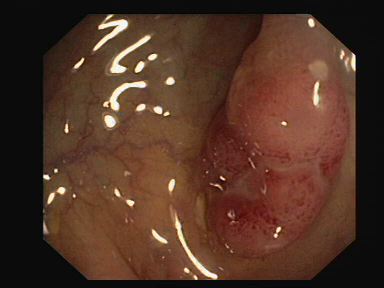
#> input picture unlabelled/img/114.png, 384 x 288 px; its folder holds only this picture in this run
$ python verify_all_masks.py
#> lines starting #> are read from the running program, lines starting #| are printed output that depends on the picture; after the words box and inside, x2 and y2 are one past the last pixel; in counts of white or black regions, pixels touching at a corner belong together
#verify_all_masks.py

import os
import cv2
import numpy as np

INPUT_DIR  = os.path.join("unlabelled", "img")
MASK_DIR   = os.path.join("unlabelled", "masks")
OUTPUT_DIR = os.path.join("unlabelled", "verification")

os.makedirs(OUTPUT_DIR, exist_ok=True)

images = sorted([f for f in os.listdir(INPUT_DIR) if f.endswith(".png")])
print(f"Generating verification images for {len(images)} images...")

for i, img_name in enumerate(images):
    image = cv2.imread(os.path.join(INPUT_DIR, img_name))
#> image is the input picture: shape (288, 384, 3); mean B, G, R 37.6, 51.7, 81.2
    mask  = cv2.imread(os.path.join(MASK_DIR, img_name), cv2.IMREAD_GRAYSCALE)
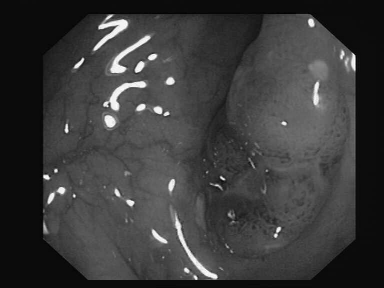
#> mask: shape (288, 384); min 1, max 254, mean 58.5

    if image is None or mask is None:
        print(f"Skipping {img_name} - file missing")
        continue

    overlay = image.copy()
    overlay[mask > 127] = (0, 255, 0)
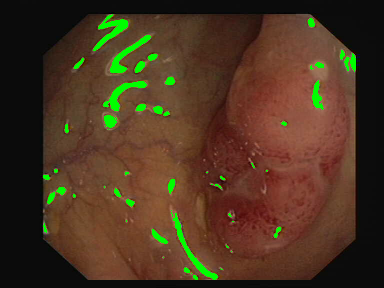
#> overlay: shape (288, 384, 3); 2.78% of pixels changed, all inside (x1, y1, x2, y2) = (43, 14, 356, 280)
    blended = cv2.addWeighted(image, 0.6, overlay, 0.4, 0)
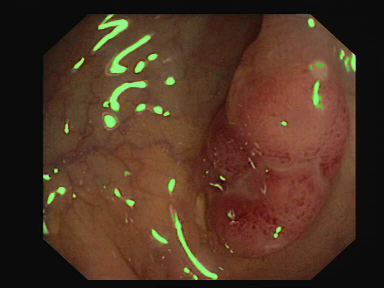
#> blended: shape (288, 384, 3); mean B, G, R 35.6, 52.2, 78.7

    mask_bgr    = cv2.cvtColor(mask, cv2.COLOR_GRAY2BGR)
    comparison  = np.hstack([image, mask_bgr, blended])
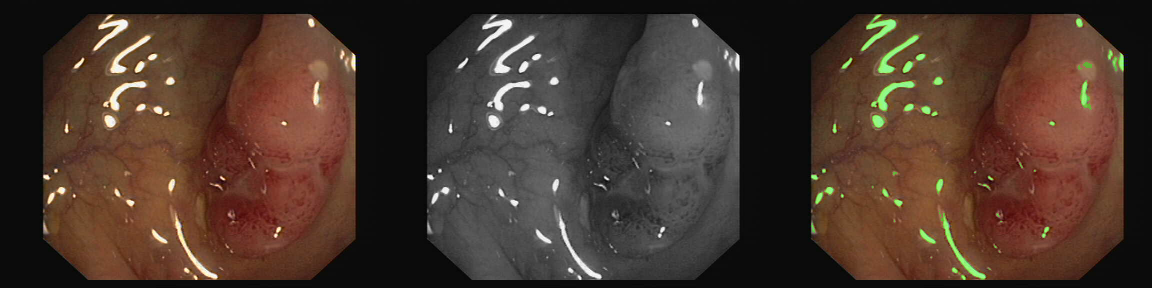
#> comparison: shape (288, 1152, 3); mean B, G, R 43.9, 54.2, 72.8

    cv2.imwrite(os.path.join(OUTPUT_DIR, img_name), comparison)
    print(f"[{i+1}/{len(images)}] {img_name}")

print(f"Done. Saved to {OUTPUT_DIR}/")

$ run again, on unlabelled/img/15.png
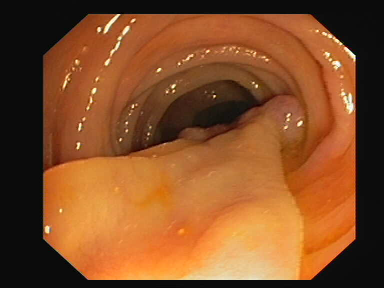
#> input picture unlabelled/img/15.png, 384 x 288 px
#> image is the input picture: shape (288, 384, 3); mean B, G, R 38.7, 78.3, 132.9
#> `mask  = cv2.imread(os.path.join(MASK_DIR, img_name), cv2.IMREAD_GRAYSC..`:
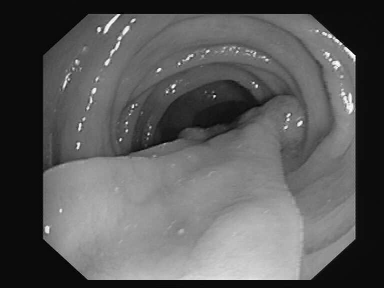
#> mask: shape (288, 384); min 0, max 252, mean 89.8
#> `comparison  = np.hstack([image, mask_bgr, blended])`:
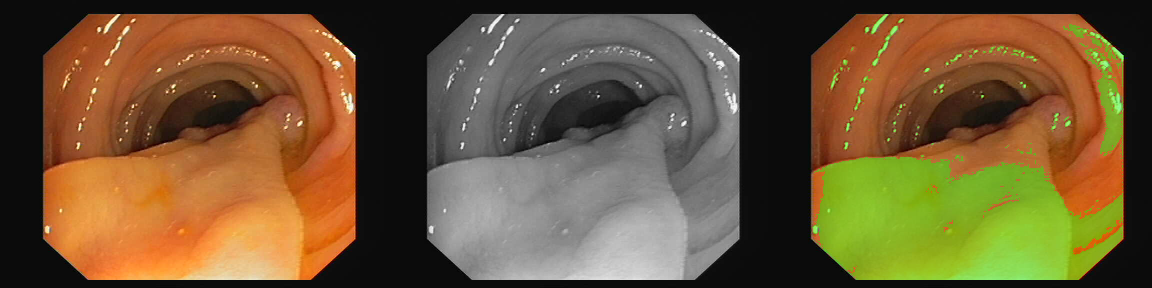
#> comparison: shape (288, 1152, 3); mean B, G, R 53.1, 86.7, 109.5

$ run again, on unlabelled/img/164.png
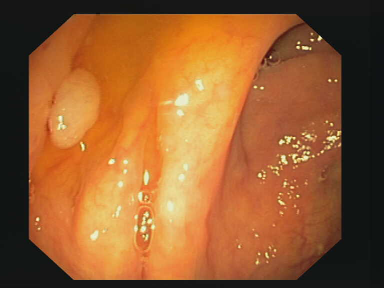
#> input picture unlabelled/img/164.png, 384 x 288 px
#> image is the input picture: shape (288, 384, 3); mean B, G, R 47.6, 93.2, 149.5
#> `mask  = cv2.imread(os.path.join(MASK_DIR, img_name), cv2.IMREAD_GRAYSC..`:
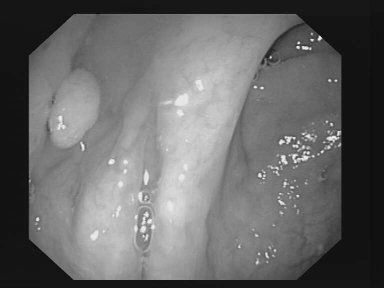
#> mask: shape (288, 384); min 5, max 247, mean 104.4
#> `comparison  = np.hstack([image, mask_bgr, blended])`:
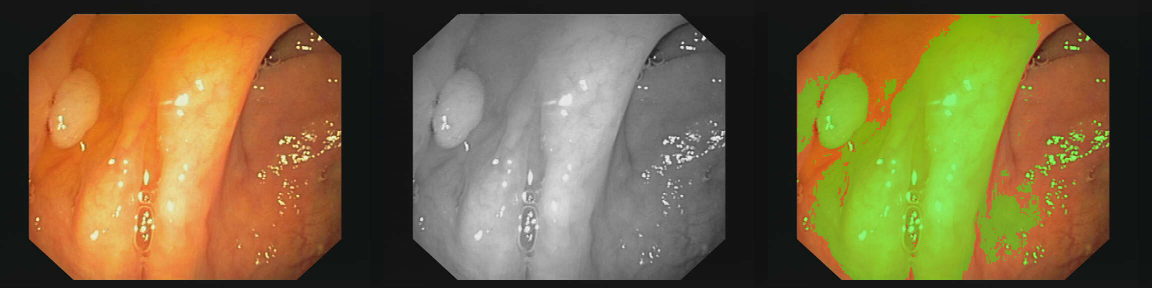
#> comparison: shape (288, 1152, 3); mean B, G, R 62.8, 102.6, 122.5

$ run again, on unlabelled/img/176.png
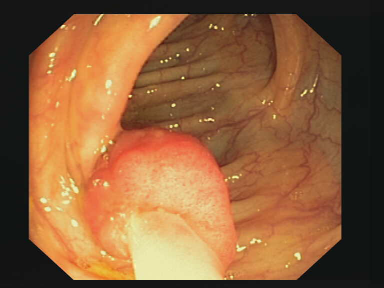
#> input picture unlabelled/img/176.png, 384 x 288 px
#> image is the input picture: shape (288, 384, 3); mean B, G, R 59.1, 96, 141.1
#> `mask  = cv2.imread(os.path.join(MASK_DIR, img_name), cv2.IMREAD_GRAYSC..`:
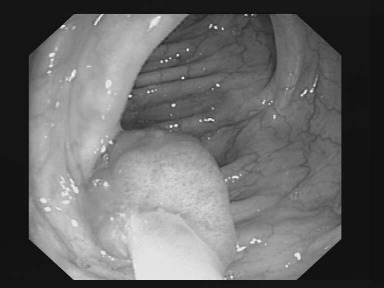
#> mask: shape (288, 384); min 5, max 245, mean 104.8
#> `comparison  = np.hstack([image, mask_bgr, blended])`:
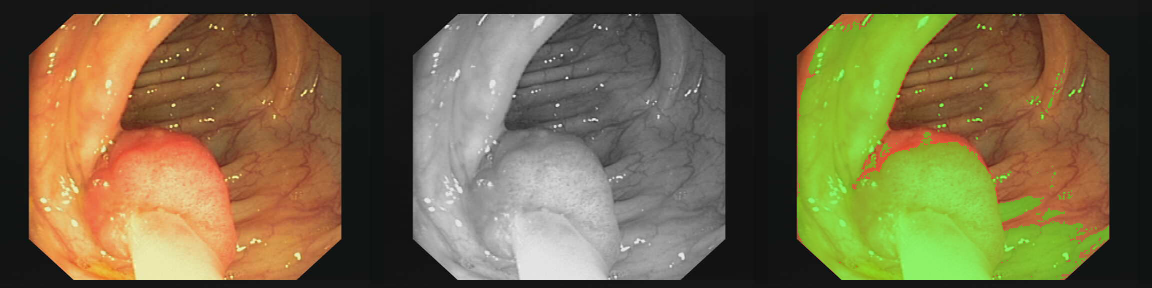
#> comparison: shape (288, 1152, 3); mean B, G, R 69.5, 104.1, 117

$ run again, on unlabelled/img/116.png
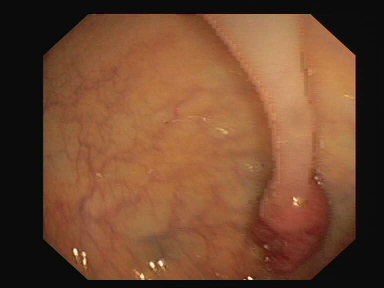
#> input picture unlabelled/img/116.png, 384 x 288 px
#> image is the input picture: shape (288, 384, 3); mean B, G, R 48.3, 73.4, 114.4
#> overlay: shape (288, 384, 3); 16.06% of pixels changed, all inside (x1, y1, x2, y2) = (73, 14, 355, 280)
#> `comparison  = np.hstack([image, mask_bgr, blended])`:
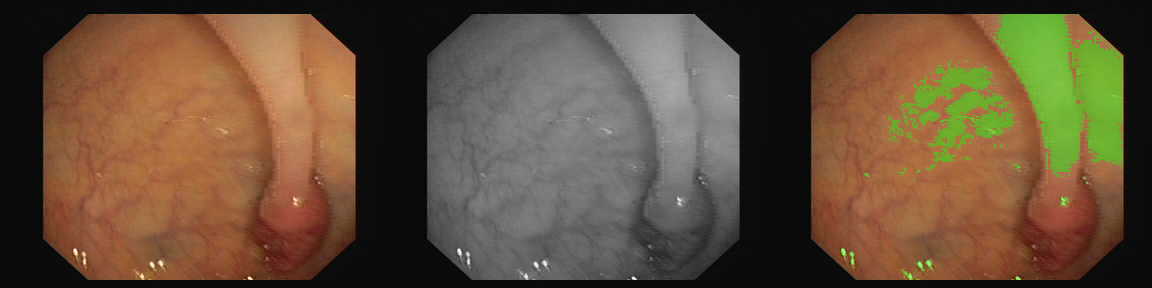
#> comparison: shape (288, 1152, 3); mean B, G, R 57.9, 79.1, 99.8
